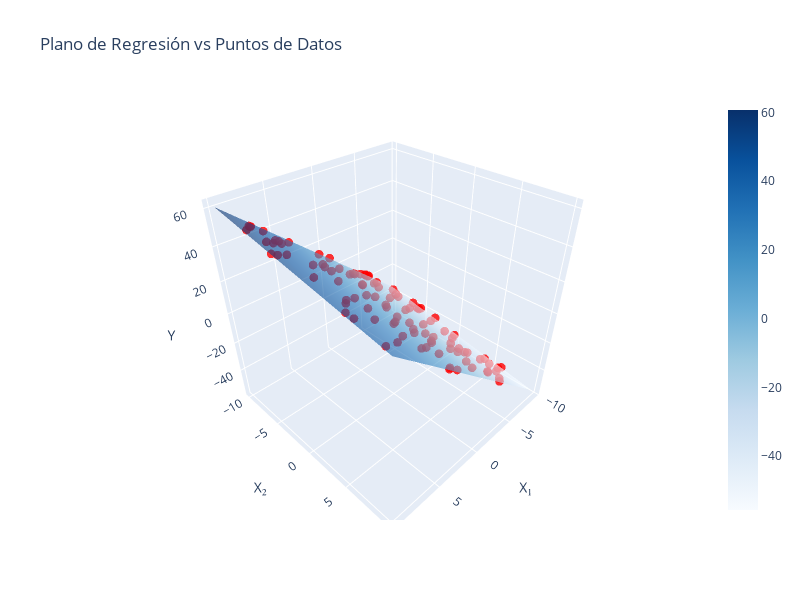

Source (notebook cell):
### Code cell
# Gráfico 3D del plano vs los puntos
import plotly.graph_objects as go

# Obtener los parámetros theta
theta_0, theta_1, theta_2 = Theta

# Crear una malla para el plano
x1_range = np.linspace(X_1.min(), X_1.max(), 20)
x2_range = np.linspace(X_2.min(), X_2.max(), 20)
X1_mesh, X2_mesh = np.meshgrid(x1_range, x2_range)

# Calcular el plano usando los parámetros theta
Y_plane = theta_0 + theta_1 * X1_mesh + theta_2 * X2_mesh

# Crear la figura 3D
fig = go.Figure()

# Agregar los puntos de datos
fig.add_trace(go.Scatter3d(
    x=X_1,
    y=X_2,
    z=Y,
    mode='markers',
    marker=dict(size=3, color='red', opacity=0.8),
    name='Datos'
))

# Agregar el plano de regresión
fig.add_trace(go.Surface(
    x=X1_mesh,
    y=X2_mesh,
    z=Y_plane,
    colorscale='Blues',
    opacity=0.6,
    name='Plano de regresión'
))

# Configurar el layout
fig.update_layout(
    title='Plano de Regresión vs Puntos de Datos',
    scene=dict(
        xaxis_title='X₁',
        yaxis_title='X₂',
        zaxis_title='Y'
    ),
    width=800,
    height=600
)

fig.show()

### Figure 1 — Plotly figure (JSON) as saved in the notebook; plotly's stock layout.template omitted (floating-point values rounded to 4 significant figures; data arrays with more than 128 entries replaced by an {"elided": "..."} marker saying what was removed)
{"data": [{"marker": {"color": "red", "opacity": 0.8, "size": 3}, "mode": "markers", "name": "Datos", "type": "scatter3d", "x": [4.228, -3.055, 2.999, 6.09, 9.817, 0.4631, -1.469, -0.305, 7.482, 7.873, -0.1932, 4.386, 0.3911, -8.015, -2.713, 1.321, -3.744, -3.657, -2.287, 3.849, -6.658, 9.225, -1.951, 4.195, 5.187, -6.471, -4.655, -5.387, 6.132, -8.725, 3.404, 8.077, 3.814, 7.001, 7.676, -7.857, 1.375, 9.095, -7.915, 5.161, -5.046, -3.088, 2.968, 3.304, 5.048, -5.957, 4.478, -1.774, 0.6291, -7.555, -8.927, -9.331, -0.6831, 0.8162, -3.339, 9.137, -0.1878, 2.997, 8.011, -9.452, 0.9715, 2.026, -3.191, -3.41, 2.09, 7.616, -5.191, -3.157, 6.644, -6.36, -0.6767, 9.335, -4.871, 5.089, -0.4886, 8.368, -3.944, 1.092, -5.932, -4.066, -6.802, -5.95, 7.731, -7.85, -6.471, -5.064, 3.169, 0.5449, -5.644, -0.9781, 6.53, 2.507, -4.167, 6.301, -7.888, -1.256, 7.134, -4.058, 9.341, 0.3121], "y": [-2.244, 9.889, -5.95, -7.115, -2.38, -0.5941, 5.518, -4.601, -5.994, -8.449, -4.428, -8.814, -7.052, 0.8433, 1.135, 3.622, 4.719, -8.846, 5.71, 3.893, -6.546, -6.57, -7.678, 9.916, -4.223, -1.178, 5.085, -8.25, -7.459, -5.886, 6.954, -8.35, 9.653, 2.206, 3.013, 6.709, 1.763, -2.786, -8.292, 0.8989, -2.913, -1.583, -4.798, -5.268, 6.065, 7.707, 7.44, -7.655, 5.051, 5.232, -4.851, 6.234, -9.943, -9.523, 8.382, 5.636, 3.654, 9.709, -8.287, -3.119, 0.05143, -1.336, 8.525, 3.994, 4.46, -3.998, -9.412, -3.825, -8.83, -5.894, 8.512, 5.042, -9.451, 2.345, -6.597, -5.431, -6.348, 5.5, 5.785, 9.229, 6.303, 2.187, -0.5123, -4.407, 0.7406, -9.704, 3.345, -1.901, -9.801, 3.894, -7.301, 7.491, -7.271, 4.451, -4.188, 7.452, 7.622, 5.207, 8.831, 2.208], "z": [25.44, -23.11, 22.99, 39.61, 53.51, 4.959, -10.81, 5.126, 45.45, 49.87, 5.512, 32.79, 11.06, -38.87, -12.65, 5.031, -21.39, -7.388, -15.1, 17.4, -24.69, 54.74, -0.02833, 13.11, 32.21, -29.13, -26.31, -16.64, 40.17, -35.69, 12.11, 50.78, 11.47, 34.85, 37.41, -43.94, 7.163, 50.31, -29.23, 26.96, -20.27, -11.81, 21.69, 23.84, 21.22, -35.44, 17.0, 0.8349, 0.1446, -40.96, -37.74, -50.84, 8.577, 15.65, -23.03, 42.1, -2.543, 7.328, 50.39, -42.09, 6.856, 13.52, -22.43, -18.99, 8.042, 44.13, -14.49, -9.91, 44.1, -23.86, -9.845, 43.68, -12.85, 25.15, 6.204, 49.32, -11.32, 2.01, -33.39, -27.51, -38.26, -29.89, 41.21, -32.79, -31.04, -13.57, 14.55, 6.676, -16.37, -6.734, 42.0, 7.095, -11.51, 29.1, -33.2, -11.68, 30.1, -23.45, 39.92, 1.402]}, {"colorscale": [[0, "rgb(247,251,255)"], [0.125, "rgb(222,235,247)"], [0.25, "rgb(198,219,239)"], [0.375, "rgb(158,202,225)"], [0.5, "rgb(107,174,214)"], [0.625, "rgb(66,146,198)"], [0.75, "rgb(33,113,181)"], [0.875, "rgb(8,81,156)"], [1, "rgb(8,48,107)"]], "name": "Plano de regresión", "opacity": 0.6, "type": "surface", "x": {"elided": "20x20 float values"}, "y": {"elided": "20x20 float values"}, "z": {"elided": "20x20 float values"}}], "layout": {"height": 600, "scene": {"xaxis": {"title": {"text": "X₁"}}, "yaxis": {"title": {"text": "X₂"}}, "zaxis": {"title": {"text": "Y"}}}, "title": {"text": "Plano de Regresión vs Puntos de Datos"}, "width": 800}}
